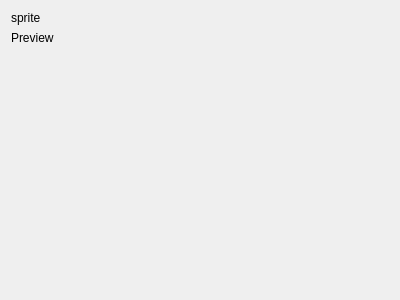
<?xml version="1.0" encoding="UTF-8"?>
<ui version="4.0">
 <class>PlayerWidget</class>
 <widget class="QWidget" name="PlayerWidget">
  <property name="geometry">
   <rect>
    <x>0</x>
    <y>0</y>
    <width>400</width>
    <height>300</height>
   </rect>
  </property>
  <property name="windowTitle">
   <string>Form</string>
  </property>
  <layout class="QGridLayout" name="gridLayout">
   <item row="1" column="1">
    <widget class="QLabel" name="preview">
     <property name="text">
      <string/>
     </property>
    </widget>
   </item>
   <item row="1" column="0">
    <widget class="QLabel" name="previewLabel">
     <property name="text">
      <string>Preview</string>
     </property>
    </widget>
   </item>
   <item row="0" column="0">
    <widget class="QLabel" name="spriteLabel">
     <property name="text">
      <string>sprite</string>
     </property>
    </widget>
   </item>
   <item row="0" column="1">
    <widget class="FileForm" name="sprite" native="true"/>
   </item>
   <item row="2" column="0" colspan="2">
    <spacer name="verticalSpacer">
     <property name="orientation">
      <enum>Qt::Vertical</enum>
     </property>
     <property name="sizeHint" stdset="0">
      <size>
       <width>20</width>
       <height>40</height>
      </size>
     </property>
    </spacer>
   </item>
  </layout>
 </widget>
 <customwidgets>
  <customwidget>
   <class>FileForm</class>
   <extends>QWidget</extends>
   <header>fileform.h</header>
   <container>1</container>
  </customwidget>
 </customwidgets>
 <resources/>
 <connections/>
</ui>
